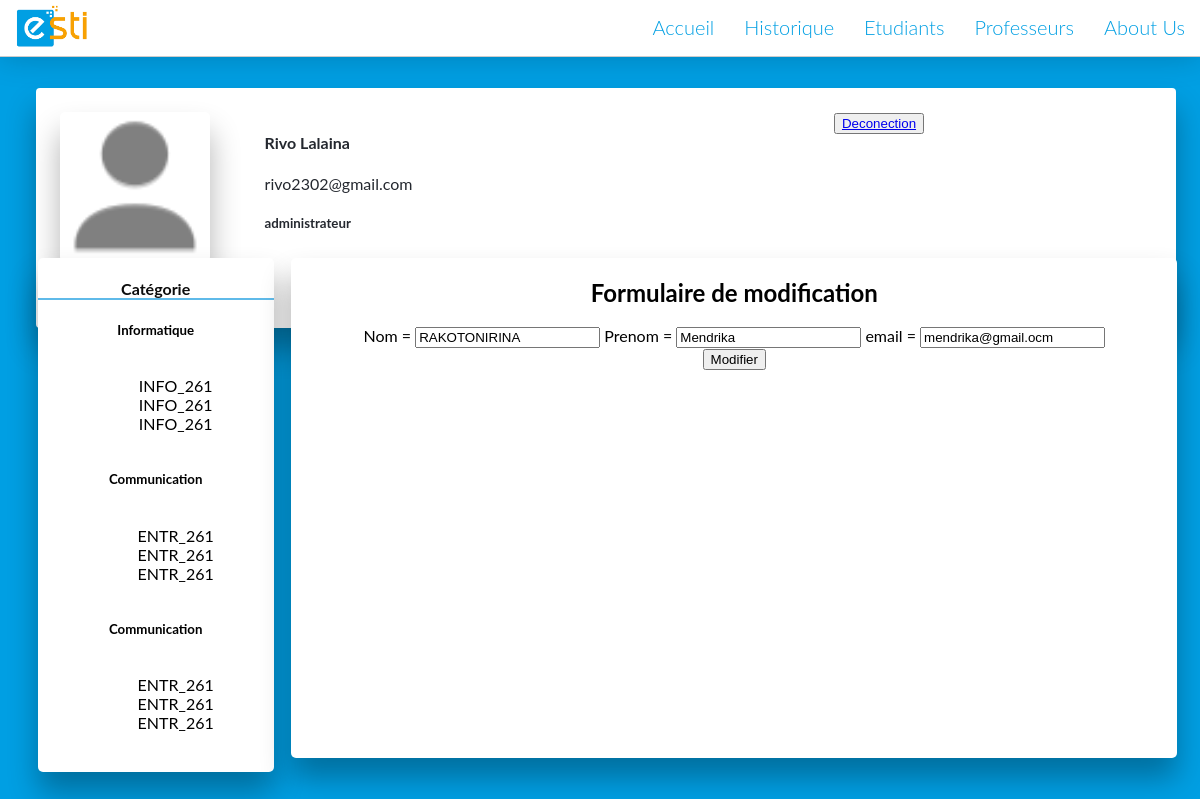
Screenshot of /index.php?action=modifier&type=etudiant&id=25 (signed in) with the database file from the repository.
### tables this page shows
CREATE TABLE `user` (
  `id` int NOT NULL,
  `nom` char(50) NOT NULL,
  `prenom` char(50) NOT NULL,
  `email` varchar(50) NOT NULL,
  `mdp` varchar(250) NOT NULL,
  `profile` varchar(50) DEFAULT NULL,
  `idType` int NOT NULL
);

### Controller/controller.php (called while the page is built, shortened)
<?php
    require_once ("Models/M_user.php");
    function modifier($id){
        $user = new user();
        $details = $user -> details($id);
        require("Views/modifier.php");
    }

### Models/M_options.php (called while the page is built, shortened)
<?php
class options extends CONNECT_BDD
{
    public function list_option ($type){
        $bdd = $this -> dbconnect();
        $query = $bdd -> prepare ("SELECT nom , lien FROM options WHERE idType = ? ORDER BY id DESC");
        $query -> execute(array($type,));
        $nom = array ();
        $lien = array();
        while ($data = $query -> fetch()){
            array_push($lien, $data["lien"]);
            array_push($nom, $data["nom"]);
        }
        return [$lien, $nom];
    }
}

### Models/M_user.php (called while the page is built, shortened)
<?php
class user extends CONNECT_BDD
{
    public function details($id){
        $bdd = $this -> dbConnect();
        $sql = $bdd -> prepare ("SELECT id, nom ,prenom ,email   FROM user U WHERE U.id = ? LIMIT 1") ;
        $sql -> execute (array ($id   ,));
        $query =$sql -> fetch();
        $result = array ();
        array_push($result, $query["id"]);
        array_push($result, $query["nom"]);
        array_push($result, $query["prenom"]);
        array_push($result, $query["email"]);
        return $result;
   }
}

### Views/modifier.php (the view, shortened to what this page needs)
<!DOCTYPE html>
<html lang="en">
<head>
</head>
<body>
</body>
</html>
<!DOCTYPE html>
<html>
	<head lang="fr">
		<link rel="stylesheet" type="text/css" href="Assets/css/template.css">
	</head>
  	<body>
		<header id="header">
				<nav class="menu">
					<img src="Assets/img/logo.png" id="logo" alt="Logo ESTI">
					<?php
						require_once ("Models/M_options.php");
						$type = $_SESSION["idType"];
						$ls = $options -> list_option ($type);
						foreach ($ls[0] as $key => $value) {
							echo "<a href='".$ls[0][$key] ."'class='options'>".$ls[1][$key]."</a>";
						}
					?>
				</nav>
		</header>
		<div class="nav">
			<div id="container-user">
				<div id="user-avatar">
					<img src=<?php echo ($_SESSION["profile"]);?> id="avatar" alt="-votre-avatar">
				</div>
				<div id="user-info">
					<h4 id="name"><?php echo ($_SESSION["prenom"]);?></h4>
					<span id="email"><?php echo ($_SESSION["email"]);?></span>
					<h5 id="fontion"><?php echo ($_SESSION["type"]);?></h5>
				</div>
			</div>
			<div id="container-tool">
				<button id="logout-btn"><a href="index.php?action=deconnecter">Deconection</a></button>
			</div>
		</div>
			<main>
				<section id="panel" class="card">
					<h4>Catégorie</h4>
						<h5>Informatique</h5>
							<ul>
								<li>INFO_261</li>
								<li>INFO_261</li>
								<li>INFO_261</li>
							</ul>
						<h5>Communication</h5>
							<ul>
								<li>ENTR_261</li>
								<li>ENTR_261</li>
								<li>ENTR_261</li>
							</ul>
						<h5>Communication</h5>
							<ul>
								<li>ENTR_261</li>
								<li>ENTR_261</li>
								<li>ENTR_261</li>
							</ul>
				</section>
				<section id="central" class="card">
                    <h1>Formulaire de modification</h1>
                    <form action="index.php?action=update" method="post">
                            Nom = <input type="text" name="nom" id="" value = <?=$details[1]?>>
                            Prenom  =  <input type="text" name="prenom" id="" value = <?=$details[2]?>>
                            email =  <input type="text" name="email" id="" value = <?=$details[3]?>>
                            <br>
                        <input type="submit" value="Modifier">
                    </form>
				</section>
			</main>
	</body>
</html>

### Assets/css/template.css (style rules this page uses)
html { background-color: #009FE3; }
body { color: #eee; font-family: 'Lato', sans-serif; font-size: 62.5%; padding: 0 20px; }
#header { position: absolute; top: 0; left: 0; width: 100%; right: 0; }
.menu { background-color: #ffff; border-bottom: 1px solid #0003; box-shadow: 0 0 32px #0003; font-size: 2em; font-weight: 300; width: 100%; height: 10%; display: inline-block; padding-left: 1% }
.menu > a { color: #009FE3; padding: .75em; text-align: center; text-decoration: none; bottom: 0; float: right; border-bottom: 2px solid #ffff; }
#logo { float: left; width:80px; }
* { box-sizing: border-box; }
.nav { display: inline-block; background-color: #ffff; width: 95%; font-size: medium; min-height: 30%; padding: 2%; color: #24282F; border-radius: 4px; box-shadow: 0 20px 30px 0 rgba(0,0,0,0.3); position: absolute; top: 11%; left: 3%; right: 0; text-align: center; }
#avatar { width:150px; border-radius: 5px; box-shadow: 0 20px 30px 0 rgba(0,0,0,0.3); }
#container-user { width: 50%; float: left; }
#user-avatar { float: left; }
#user-info { text-align: left; float: left; padding-left: 10%; height: 30%; }
main { font-size: medium; position: absolute; margin-top:20%; color: black; width: 100%; padding : 0.8%; }
.card { text-align: center; background-color: white; border-radius: 5px; background: #fff; box-shadow: 0 20px 30px 0 rgba(0,0,0,0.3); padding-bottom: 2%; min-height: 500px; }
#panel { float:left; width: 20%; }
section>h4 { text-align: center; color: #0d0d0d; border-bottom: 2px solid #5fbae9; }
#central { margin-right: 3.5%; float:right; width: 75%; }
section>ul { list-style: none; display: inline-block; }

### rows the page displays
user: nom "RAKOTONIRINA", prenom "Mendrika", email "mendrika@gmail.ocm"

### other values shown
$ls[1][$key] "About Us"
$ls[1][$key] "Professeurs"
$ls[1][$key] "Etudiants"
$ls[1][$key] "Historique"
$ls[1][$key] "Accueil"
$_SESSION["prenom"] "Rivo Lalaina"
$_SESSION["email"] "rivo2302@gmail.com"
$_SESSION["type"] "administrateur"
